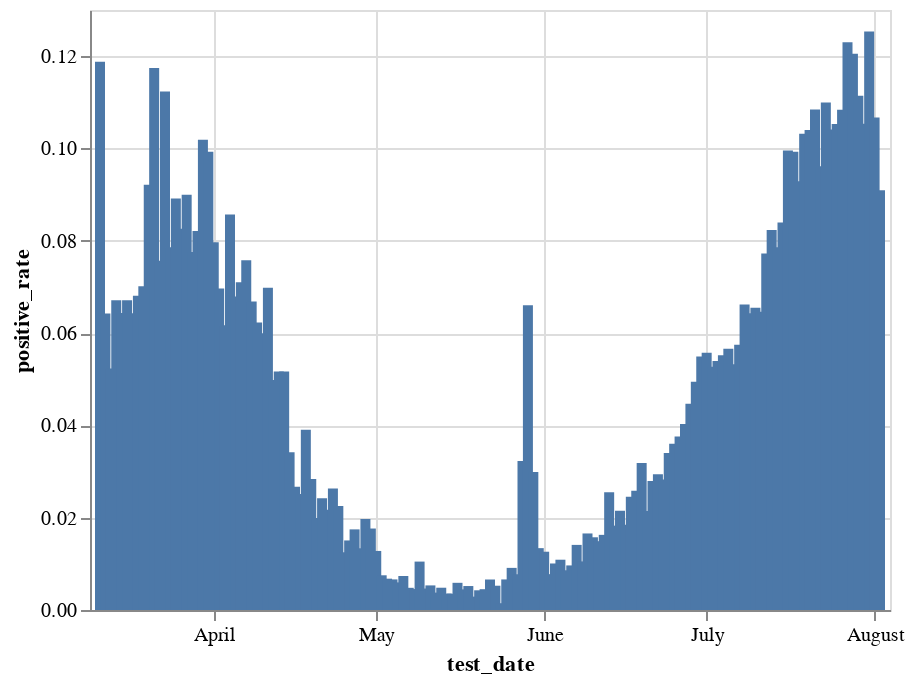

The notebook cell this image was saved under:
### Code cell
pr = (bdi[(bdi.test_date>'2020') & (bdi.test_date<'2021')&(bdi.corona_result.isin(['positive', 'negative'])) & (bdi.is_first_Test=='Yes')]
 .groupby(['test_date', 'corona_result']).size().unstack()
 .assign(positive_rate=lambda x: x.positive/(x.positive+x.negative)))

alt.Chart(pr.reset_index()).mark_bar().encode(
    x='test_date',
    y='positive_rate',
    tooltip=['test_date', 'positive_rate']
).interactive()

### Figure 1 — Vega-Lite specification as saved in the notebook (floating-point values rounded to 4 significant figures; data arrays with more than 128 entries replaced by an {"elided": "..."} marker saying what was removed)
{"config": {"view": {"continuousWidth": 400, "continuousHeight": 300}}, "data": {"name": "data-04f79a84f73f8cb1028b4cc51452c9a6"}, "mark": "bar", "encoding": {"tooltip": [{"type": "temporal", "field": "test_date"}, {"type": "quantitative", "field": "positive_rate"}], "x": {"type": "temporal", "field": "test_date"}, "y": {"type": "quantitative", "field": "positive_rate"}}, "selection": {"selector002": {"type": "interval", "bind": "scales", "encodings": ["x", "y"]}}, "$schema": "https://vega.github.io/schema/vega-lite/v4.8.1.json", "datasets": {"data-04f79a84f73f8cb1028b4cc51452c9a6": {"elided": "145 records"}}}
